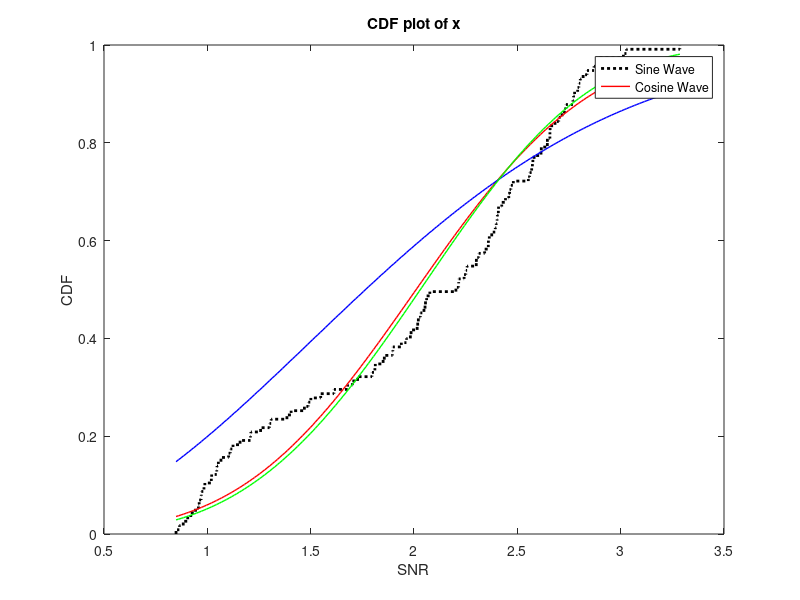

Here is the MATLAB script that generated this plot:
clc
clear

%%读取数据，数据中每列为一组
% data1=importdata('tmp.txt');
data1=importdata('tmp.txt');
rmax1 = numel(data1)/4;

%%提取每列分别赋值到Power，SNR为（接收功率+底噪）/2
for ii=1:rmax1
   
%     Time1 (ii) = data1 (ii, 1) ;   
    Power11 (ii) = (data1(ii, 1)+38.8)/2; % 无雪SNR
    Power12 (ii) = (data1(ii, 1)+28.8)/2; %0.3mm/h(if 270GHz) 0.15mm/h(if 140GHz)
%     Power13 (ii) = (data1(ii, 4)+38.8)/2; %0.9mm/h(if 270GHz) 0.70mm/h(if 140GHz) SNR
%对数域转到线性域
    data11_linear (ii) = 10^(Power11 (ii)  / 10); 
    data12_linear (ii) = 10^(Power12 (ii)  / 10); % 如果数据以分贝为单位
%     data13_linear (ii) = 10^(Power13 (ii)  / 10); % 如果数据以分贝为单位

end

    % power11 = Power11;%实际为SNR
    % power12 = Power12;%实际为SNR
    % power13 = Power13;%实际为SNR
    power11 = data11_linear';%实际为SNR
    power12 = data12_linear';%实际为SNR
%     power13 = data13_linear';%实际为SNR

%%带入线性域SNR计算CDF
    x_values1 = linspace(min(power11), max(power11), 200);
    pd_rician1 = fitdist(power11, 'Rician');
    cdf_rician1 = cdf(pd_rician1, x_values1);

    pd_Rayleigh1 = fitdist(power11, 'Rayleigh');
    cdf_Rayleigh1 = cdf(pd_Rayleigh1, x_values1);

    pd_Weibull1 = fitdist(power11, 'Weibull');
    cdf_Weibull1 = cdf(pd_Weibull1, x_values1);
% 
%     x_values2 = linspace(min(power12), max(power12), 200);
%     pd_rician2 = fitdist(power12, 'Rician');
%     cdf_rician2 = cdf(pd_rician2, x_values2);

%     x_values3 = linspace(min(power13), max(power13), 200);
%     pd_rician3 = fitdist(power13, 'Rician');
%     cdf_rician3 = cdf(pd_rician3, x_values3);
%%画图
    figure
    h1 = cdfplot(power11); % Empirical CDF
    set(h1,'color','k','LineStyle',':','LineWidth',2);
    hold on
    plot(x_values1, cdf_rician1, 'r-', 'LineWidth', 1);
    plot(x_values1, cdf_Rayleigh1, 'b-', 'LineWidth', 1);
    plot(x_values1, cdf_Weibull1, 'g-', 'LineWidth', 1);
% 
%     h2 = cdfplot(power12); % Empirical CDF
%     set(h2,'color','k','LineStyle',':','LineWidth',2);
%     plot(x_values2, cdf_rician2, 'b-', 'LineWidth', 1);

%     h3 = cdfplot(power13); % Empirical CDF
%     set(h3,'color','k','LineStyle',':','LineWidth',2);
%     plot(x_values3, cdf_rician3, 'k', 'LineWidth', 1);

    % Str1 = {'Rr=0.7 mm/hr','μ =6.33dB'};
    % text(4.02,0.7,Str1,'Color','k','FontSize',10)
    % Str2 = {'Rr=0.15 mm/hr','μ =6.70dB'};
    % text(4.4,0.3,Str2,'Color','b','FontSize',10)
    % 
    % Str3 = {'Measured:...','Rician fitting:-'};
    % text(4.1,0.15,Str3,'Color','k','FontSize',12)
    % 
    
    % 
    % Str4 = {'(a)'};
    % text(4.02,0.95,Str4,'Color','k','FontSize',12)
    % 
    % tex = {'Rr=0','μ =6.8dB'};
    % text(4.8,0.7,tex,'Color','r',"FontSize",10);
    xlabel('SNR');
    ylabel('CDF')
    legend('Sine Wave', 'Cosine Wave');
%     xlim([4 5])
grid off;